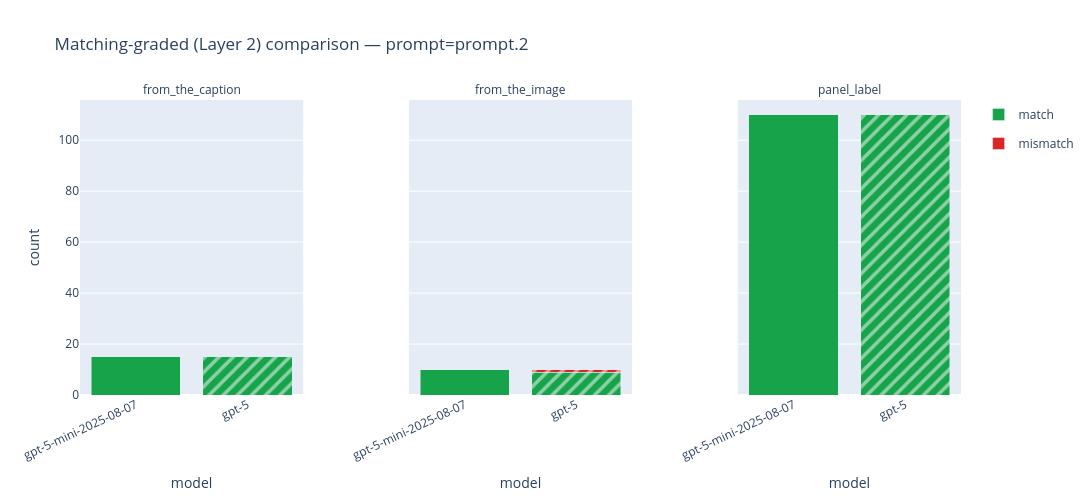

Notebook code for this chart:
### Markdown cell above
### Matching-graded — comparing models

### Code cell
fig_layer2_graded_model = plot_comparison_layer2_graded(
    summaries,
    compare="model",
    prompt=PROMPT,
)
fig_layer2_graded_model.update_layout(
    height=LAYER2_FIG_HEIGHT,
    width=LAYER2_FIG_WIDTH,
    autosize=True,
)
fig_layer2_graded_model.show()

### Figure 1 — Plotly figure (JSON) as saved in the notebook; plotly's stock layout.template omitted (floating-point values rounded to 4 significant figures)
{"data": [{"customdata": [["from_the_caption", "gpt-5-mini-2025-08-07"], ["from_the_caption", "gpt-5"]], "hovertemplate": "field=%{customdata[0]}<br>model=%{customdata[1]}<br>match=%{y}<extra></extra>", "legendgroup": "match", "marker": {"color": "#16a34a", "pattern": {"fgcolor": "#ffffff", "shape": ["", "/"], "solidity": 0.35}}, "name": "match", "showlegend": true, "type": "bar", "x": ["gpt-5-mini-2025-08-07", "gpt-5"], "xaxis": "x", "y": [15, 15], "yaxis": "y"}, {"customdata": [["from_the_image", "gpt-5-mini-2025-08-07"], ["from_the_image", "gpt-5"]], "hovertemplate": "field=%{customdata[0]}<br>model=%{customdata[1]}<br>match=%{y}<extra></extra>", "legendgroup": "match", "marker": {"color": "#16a34a", "pattern": {"fgcolor": "#ffffff", "shape": ["", "/"], "solidity": 0.35}}, "name": "match", "showlegend": false, "type": "bar", "x": ["gpt-5-mini-2025-08-07", "gpt-5"], "xaxis": "x2", "y": [10, 9], "yaxis": "y2"}, {"customdata": [["from_the_image", "gpt-5-mini-2025-08-07"], ["from_the_image", "gpt-5"]], "hovertemplate": "field=%{customdata[0]}<br>model=%{customdata[1]}<br>mismatch=%{y}<extra></extra>", "legendgroup": "mismatch", "marker": {"color": "#dc2626", "pattern": {"fgcolor": "#ffffff", "shape": ["", "/"], "solidity": 0.35}}, "name": "mismatch", "showlegend": true, "type": "bar", "x": ["gpt-5-mini-2025-08-07", "gpt-5"], "xaxis": "x2", "y": [0, 1], "yaxis": "y2"}, {"customdata": [["panel_label", "gpt-5-mini-2025-08-07"], ["panel_label", "gpt-5"]], "hovertemplate": "field=%{customdata[0]}<br>model=%{customdata[1]}<br>match=%{y}<extra></extra>", "legendgroup": "match", "marker": {"color": "#16a34a", "pattern": {"fgcolor": "#ffffff", "shape": ["", "/"], "solidity": 0.35}}, "name": "match", "showlegend": false, "type": "bar", "x": ["gpt-5-mini-2025-08-07", "gpt-5"], "xaxis": "x3", "y": [110, 110], "yaxis": "y3"}], "layout": {"annotations": [{"align": "center", "font": {"size": 12}, "showarrow": false, "text": "from_the_caption", "x": 0.1267, "xanchor": "center", "xref": "paper", "y": 1, "yanchor": "bottom", "yref": "paper"}, {"align": "center", "font": {"size": 12}, "showarrow": false, "text": "from_the_image", "x": 0.5, "xanchor": "center", "xref": "paper", "y": 1, "yanchor": "bottom", "yref": "paper"}, {"align": "center", "font": {"size": 12}, "showarrow": false, "text": "panel_label", "x": 0.8733, "xanchor": "center", "xref": "paper", "y": 1, "yanchor": "bottom", "yref": "paper"}], "autosize": true, "barmode": "stack", "height": 500, "title": {"text": "Matching-graded (Layer 2) comparison — prompt=prompt.2"}, "width": 1200, "xaxis": {"anchor": "y", "domain": [0, 0.2533], "tickangle": -25, "title": {"text": "model"}}, "xaxis2": {"anchor": "y2", "domain": [0.3733, 0.6267], "tickangle": -25, "title": {"text": "model"}}, "xaxis3": {"anchor": "y3", "domain": [0.7467, 1], "tickangle": -25, "title": {"text": "model"}}, "yaxis": {"anchor": "x", "domain": [0, 1], "rangemode": "tozero", "title": {"text": "count"}}, "yaxis2": {"anchor": "x2", "domain": [0, 1], "matches": "y", "showticklabels": false}, "yaxis3": {"anchor": "x3", "domain": [0, 1], "matches": "y", "showticklabels": false}}}
